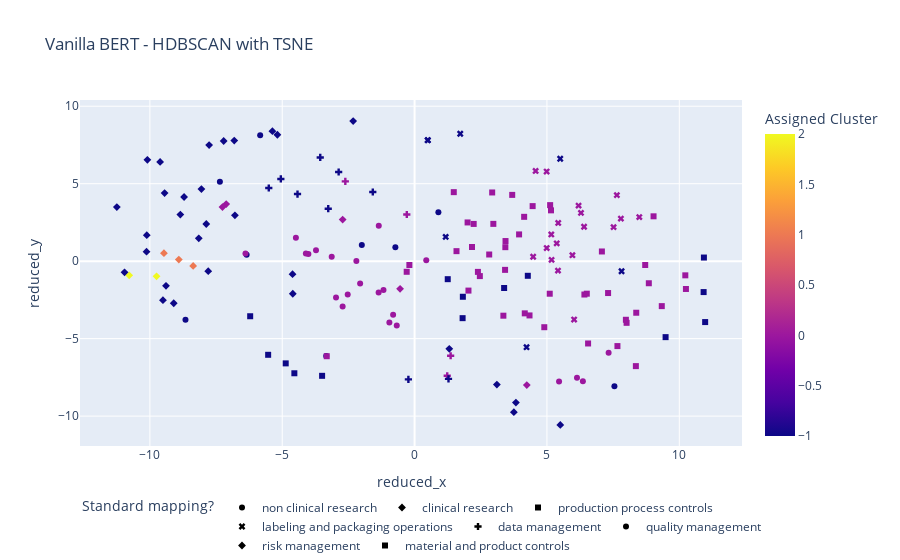

The notebook cell saved with this chart:
### Markdown cell above
Visualize

### Code cell
embeddings_df[CLUSTER] = clusters.labels_

fig = px.scatter(
    embeddings_df,
    y=REDUCED_DIMS[1],
    x=REDUCED_DIMS[0],
    color=CLUSTER,
    symbol=TARGET,
    hover_data=[ORIGINAL_TEXT, TARGET],
    title="Davinci - HDBSCAN with TSNE"
)
fig.update_layout(uniformtext_mode="hide")
fig.update_layout(legend_orientation="h")
fig.show()
